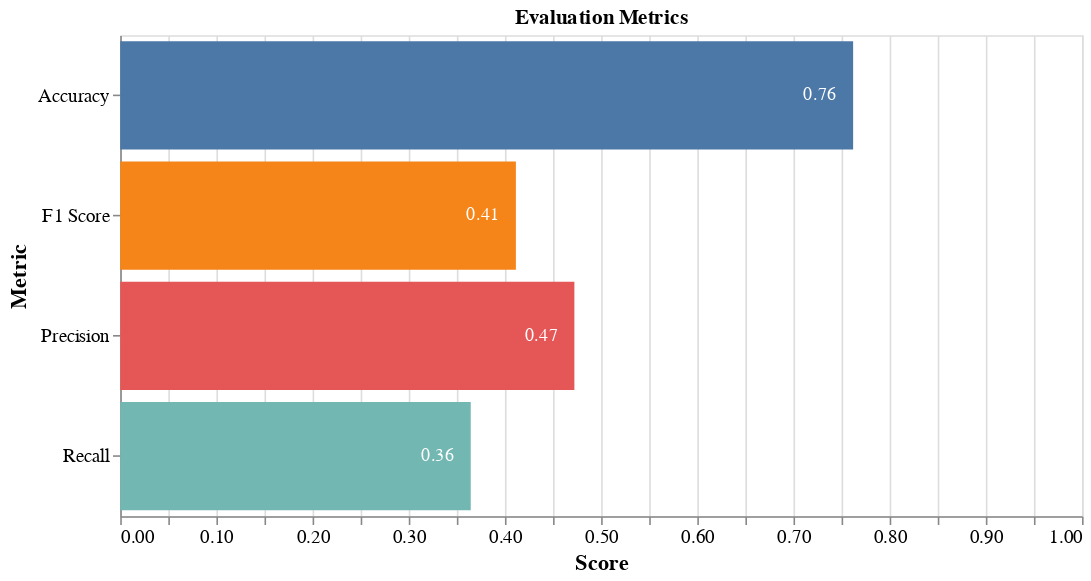

The notebook cell saved with this chart:
### Code cell
metrics_scores = {
    "Accuracy": accuracy_score(y_test, y_pred),
    "Precision": precision_score(y_test, y_pred),
    "Recall": recall_score(y_test, y_pred),
    "F1 Score": f1_score(y_test, y_pred),
}

df_metrics = pd.DataFrame(list(metrics_scores.items()), columns=["Metric", "Score"])

base = alt.Chart(df_metrics).encode(
    y=alt.Y("Metric:N", axis=alt.Axis(title="Metric")),
    x=alt.X("Score:Q", axis=alt.Axis(title="Score"), scale=alt.Scale(domain=[0, 1])),
)

bar = base.mark_bar().encode(
    color=alt.Color("Metric:N", legend=None), text=alt.Text("Score:Q", format=".2f")
)

text = base.mark_text(
    align="right",
    baseline="middle",
    color="white",
    dx=-10,
).encode(text=alt.Text("Score:Q", format=".2f"))

chart = (
    (bar + text)
    .properties(title="Evaluation Metrics", width=600, height=300)
    .configure_axis(labelFontSize=12, titleFontSize=14)
)

chart

### Figure 1 — Vega-Lite specification as saved in the notebook (floating-point values rounded to 4 significant figures)
{"config": {"view": {"continuousWidth": 300, "continuousHeight": 300}, "axis": {"labelFontSize": 12, "titleFontSize": 14}}, "layer": [{"mark": {"type": "bar"}, "encoding": {"color": {"field": "Metric", "legend": null, "type": "nominal"}, "text": {"field": "Score", "format": ".2f", "type": "quantitative"}, "x": {"axis": {"title": "Score"}, "field": "Score", "scale": {"domain": [0, 1]}, "type": "quantitative"}, "y": {"axis": {"title": "Metric"}, "field": "Metric", "type": "nominal"}}}, {"mark": {"type": "text", "align": "right", "baseline": "middle", "color": "white", "dx": -10}, "encoding": {"text": {"field": "Score", "format": ".2f", "type": "quantitative"}, "x": {"axis": {"title": "Score"}, "field": "Score", "scale": {"domain": [0, 1]}, "type": "quantitative"}, "y": {"axis": {"title": "Metric"}, "field": "Metric", "type": "nominal"}}}], "data": {"name": "data-5afcc08bc6ed99b34fc1422ec327339d"}, "height": 300, "title": "Evaluation Metrics", "width": 600, "$schema": "https://vega.github.io/schema/vega-lite/v5.14.1.json", "datasets": {"data-5afcc08bc6ed99b34fc1422ec327339d": [{"Metric": "Accuracy", "Score": 0.762}, {"Metric": "Precision", "Score": 0.4722}, {"Metric": "Recall", "Score": 0.3644}, {"Metric": "F1 Score", "Score": 0.4114}]}}
